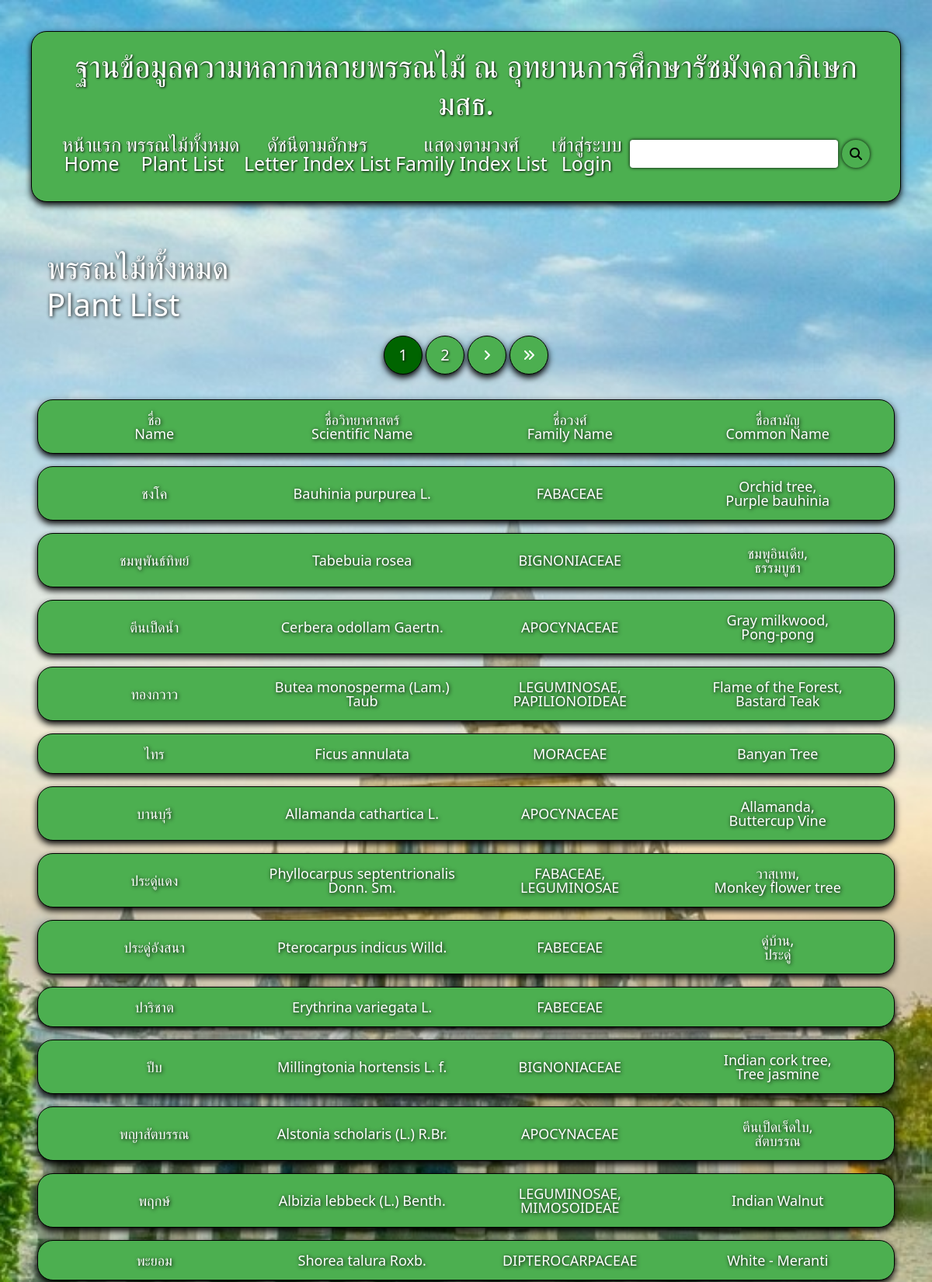
Page /plantList (upper part) on the committed database.
### application/models.py (models this page shows, shortened)
class plant(models.Model):
    name = models.CharField(max_length=100)
    scientificName = models.CharField(max_length=100)
    familyNameList = models.ManyToManyField("familyName", related_name="famName", blank=True)
    commonNameList = models.ManyToManyField("commonName", related_name="comName", blank=True)
    uses = models.TextField(null=True, blank=True)
    characteristic = models.TextField(null=True, blank=True)
    distribution = models.TextField(null=True, blank=True)
    habitat = models.TextField(null=True, blank=True)
    care = models.TextField(null=True, blank=True)
    location = models.TextField(null=True, blank=True)
    references = models.URLField(null=True, blank=True)
    plantImageList = models.ManyToManyField("plantImage", related_name="plantImg", blank=True)

class familyName(models.Model):
    familyName = models.CharField(max_length=255)
    def __str__(self):
        return f"{self.familyName}"

class commonName(models.Model):
    commonName = models.CharField(max_length=255)
    def __str__(self):
        return f"{self.commonName}"

### application/views.py (the view)
# urls.py: path("plantList", views.plantList, name="plantList"),
def plantList(request):
    allPlant = plant.objects.all().order_by('id') # List all the plant in the database
    paginator = Paginator(allPlant, 20)
    page_number = request.GET.get('page')
    venues = paginator.get_page(page_number)
    return render(request, "application/plantList.html", {"venues" : venues})

### application/templates/application/plantList.html
{% extends "application/layout.html" %}
{% load static %}
{% block extra_css %}
    <link rel="stylesheet" href="{% static 'application/css/page.css'%}">
{% endblock %}
{% block body %}
    <div id="page-title-container">
        <h3>พรรณไม้ทั้งหมด</h3>
        <h3>Plant List</h3>
    </div>
    {% include "application/list.html" %}
{% endblock %}

### application/templates/application/list.html (shortened to what this page needs)
{% load static %}
{% block extra_css %}
    <link rel="stylesheet" href="{% static 'application/css/list.css'%}">
    <link rel="stylesheet" href="{% static 'application/css/nav.css'%}">
{% endblock %}
{% block body %}
    {% include "application/nav.html" %}
    <div class="list-container" id="list">
        <div class="row p-3 row-display mt-3 mb-3">
            <div class="col list-title-container">
                <p>ชื่อ</p>
                <p>Name</p>
            </div>
            <div class="col list-title-container">
                <p>ชื่อวิทยาศาสตร์</p>
                <p>Scientific Name</p>
            </div>
            <div class="col list-title-container">
                <p>ชื่อวงศ์</p>
                <p>Family Name</p>
            </div>
            <div class="col list-title-container">
                <p>ชื่อสามัญ</p>
                <p>Common Name</p>
            </div>
        </div>
        {% for plant in venues %}
            <a href="{% url 'plant' id=plant.id %}" class="plant">
                <div class="row p-3 row-display mt-3 mb-3">
                    <div class="col list-item-container">
                        <p>{{ plant.name }}</p>
                    </div>
                    <div class="col list-item-container">
                        <p>{{ plant.scientificName }}</p>
                    </div>
                    <div class="col list-item-container">
                        {% if plant.familyNameList.exists %}
                            {% for name in plant.familyNameList.all|slice:":2" %}
                                <p>{{ name }}{% if not forloop.last %},{% endif %}</p>
                            {% endfor %}
                        {% else %}
                            <p>-</p>
                        {% endif %}
                    </div>
                    <div class="col list-item-container">
                        {% if plant.commonNameList.exists %}
                            {% for name in plant.commonNameList.all|slice:":2" %}
                                <p>{{ name }}{% if not forloop.last %},{% endif %}</p>
                            {% endfor %}
                        {% else %}
                            <p>-</p>
                        {% endif %}
                    </div>
                </div>
            </a>
        {% endfor %}
    </div>
{% endblock %}

### application/static/application/css/layout.css (style rules this page uses)
html, body, div, span, applet, object, iframe, h1, h2, h3, h4, h5, h6, p, blockquote, pre, a, abbr, acronym, address, big, cite, code, del, dfn, em, img, ins, kbd, q, s, samp, small, strike, strong, sub, sup, tt, var, b, u, i, center, dl, dt, dd, ol, ul, li, fieldset, form, label, legend, table, caption, tbody, tfoot, thead, tr, th, td, article, aside, canvas, details, embed, figure, figcaption, footer, header, hgroup, menu, nav, output, ruby, section, summary, time, mark, audio, video { margin: 0; padding: 0; border: 0; }
body { line-height: 1; height: 100%; width: 100%; background: url("/static/application/images/background.jpg"); background-size: cover; background-position: center; background-repeat: no-repeat; background-attachment: fixed; }

### application/static/application/css/page.css (style rules this page uses)
#page-title-container { text-align: start; }
#page-title-container h3 { font-size: 40px; color: #fff; text-shadow: 1px 1px 5px rgba(0, 0, 0, 1); }

### application/static/application/css/list.css (style rules this page uses)
.list-container { width: 75%; margin: 0 auto; }
.row-display { display: flex; align-items: center; text-align: center; background: #4CAF50; border-radius: 20px; border: 1px solid black; box-shadow: 0 4px 8px rgba(0, 0, 0, 1); }
.list-title-container p { font-size: 25px; color: #fff; text-shadow: 1px 1px 5px rgba(0, 0, 0, 1); }
.list-item-container p { font-size: 18px; color: #fff; text-shadow: 1px 1px 5px rgba(0, 0, 0, 1); }
.plant { text-decoration: none; color: inherit; }
@media only screen and (max-width: 1350px) { .list-container { width: 100%; } }
@media only screen and (max-width: 1350px) { .list-title-container p { font-size: 18px; } }

### rows in the picture
plant: name "ชงโค", scientificName "Bauhinia purpurea L."
familyName: familyName "FABACEAE"
commonName: commonName "Orchid tree"
commonName: commonName "Purple bauhinia"
plant: name "ชมพูพันธ์ทิพย์", scientificName "Tabebuia rosea"
familyName: familyName "BIGNONIACEAE"
commonName: commonName "ชมพูอินเดีย"
commonName: commonName "ธรรมบูชา"
plant: name "ตีนเป็ดน้ำ", scientificName "Cerbera odollam Gaertn."
familyName: familyName "APOCYNACEAE"
commonName: commonName "Gray milkwood"
commonName: commonName "Pong-pong"
plant: name "ทองกวาว", scientificName "Butea monosperma (Lam.) Taub"
familyName: familyName "LEGUMINOSAE"
familyName: familyName "PAPILIONOIDEAE"
commonName: commonName "Flame of the Forest"
commonName: commonName "Bastard Teak"
plant: name "ไทร", scientificName "Ficus annulata"
familyName: familyName "MORACEAE"
commonName: commonName "Banyan Tree"
plant: name "บานบุรี", scientificName "Allamanda cathartica L."
commonName: commonName "Allamanda"
commonName: commonName "Buttercup Vine"
plant: name "ประดู่แดง", scientificName "Phyllocarpus septentrionalis Donn. Sm."
commonName: commonName "วาสุเทพ"
commonName: commonName "Monkey flower tree"
plant: name "ประดู่อังสนา", scientificName "Pterocarpus indicus Willd."
familyName: familyName "FABECEAE"
commonName: commonName "ดู่บ้าน"
commonName: commonName "ประดู่"
plant: name "ปาริชาต", scientificName "Erythrina variegata L."
plant: name "ปีบ", scientificName "Millingtonia hortensis L. f."
commonName: commonName "Indian cork tree"
commonName: commonName "Tree jasmine"
plant: name "พญาสัตบรรณ", scientificName "Alstonia scholaris (L.) R.Br."
commonName: commonName "ตีนเป็ดเจ็ดใบ"
commonName: commonName "สัตบรรณ"
plant: name "พฤกษ์", scientificName "Albizia lebbeck (L.) Benth."
familyName: familyName "MIMOSOIDEAE"
commonName: commonName "Indian Walnut"
plant: name "พะยอม", scientificName "Shorea talura Roxb."
familyName: familyName "DIPTEROCARPACEAE"
commonName: commonName "White - Meranti"

### other values in the picture
{{ venues.number }} "1"
{{ venues.next_page_number }} "2"
